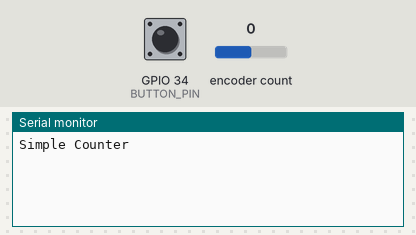
This sketch was run on a simulated ESP32. Parts: the last lines printed to the serial monitor. The test bench sets the inputs (shaded band); at power-on: encoder count 0, GPIO 34 (BUTTON_PIN) HIGH.

Above: at 1.2 s.
1.3 s: encoder count set to 1
At 2.5 s:
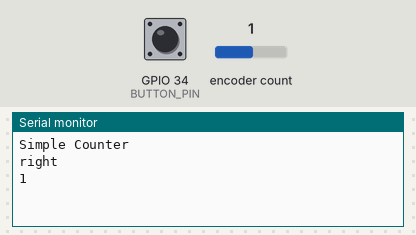
2.8 s: GPIO 34 (BUTTON_PIN) pulled LOW for 0.15 s
At 3.8 s:
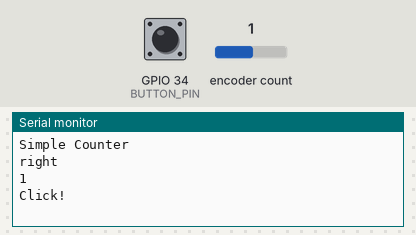
4.5 s: GPIO 34 (BUTTON_PIN) pulled LOW for 1 s
At 6.7 s:
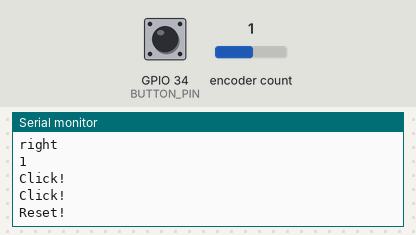
7.3 s: encoder count set to 0
At 8.3 s:
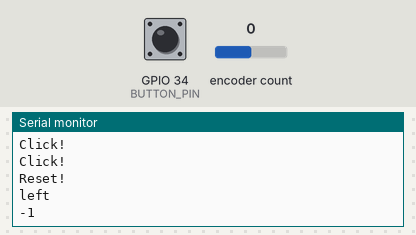

The sketch:

rotary-decode.ino
```cpp
//EC11E NodeMCU-32S
//DT    32
//CLK   33
//SW    34

#include "Button2.h"//https://github.com/LennartHennigs/Button2
#include "ESPRotary.h"//https://github.com/LennartHennigs/ESPRotary

#define ROTARY_PIN1 32 //NodeMCU-32S GPIO32
#define ROTARY_PIN2 33 //NodeMCU-32S GPIO33
#define BUTTON_PIN  34 //NodeMCU-32S GPIO34

#define CLICKS_PER_STEP   4   // this number depends on your rotary encoder

ESPRotary r;
Button2 b;

void setup() {
  Serial.begin(115200);
  delay(50);
  Serial.println("\n\nSimple Counter");

  r.begin(ROTARY_PIN1, ROTARY_PIN2, CLICKS_PER_STEP);
  r.setChangedHandler(rotate);
  r.setLeftRotationHandler(showDirection);
  r.setRightRotationHandler(showDirection);

  b.begin(BUTTON_PIN);
  b.setTapHandler(click);
  b.setLongClickHandler(resetPosition);
}

void loop() {
  r.loop();
  b.loop();
}

// on change
void rotate(ESPRotary& r) {
   Serial.println(r.getPosition());
}

// on left or right rotation
void showDirection(ESPRotary& r) {
  Serial.println(r.directionToString(r.getDirection()));
}

// single click
void click(Button2& btn) {
  Serial.println("Click!");
}

// long click
void resetPosition(Button2& btn) {
  r.resetPosition();
  Serial.println("Reset!");
}
```

Measured:
- after the input at 1.3 s, the serial monitor: prints a new line at once (image 1)
- after the input at 2.8 s, the serial monitor: prints a new line after 0.20 s (image 2)
- after the input at 4.5 s, the serial monitor: prints a new line after 1.4 s (image 3)
- after the input at 7.3 s, the serial monitor: prints a new line at once (image 4)
